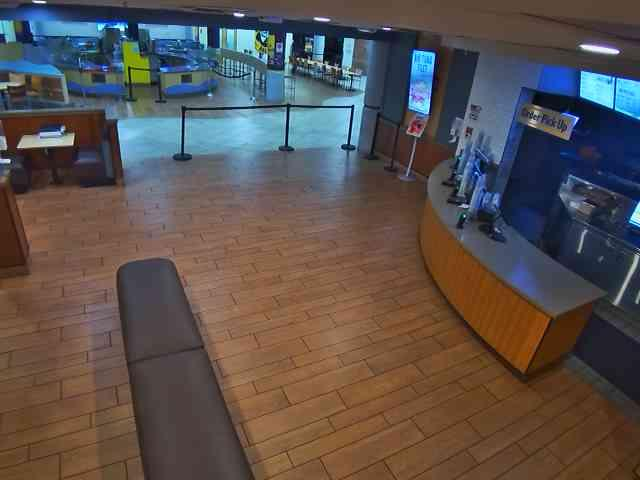
#> input picture habit-baseline.jpg, 640 x 480 px
$ python detect2.py
#> lines starting #> are read from the running program, lines starting #| are printed output that depends on the picture; after the words box and inside, x2 and y2 are one past the last pixel; in counts of white or black regions, pixels touching at a corner belong together
#> in visualize_improved_results, empty_img is the input picture: shape (480, 640, 3); mean B, G, R 78.2, 80.8, 89.8
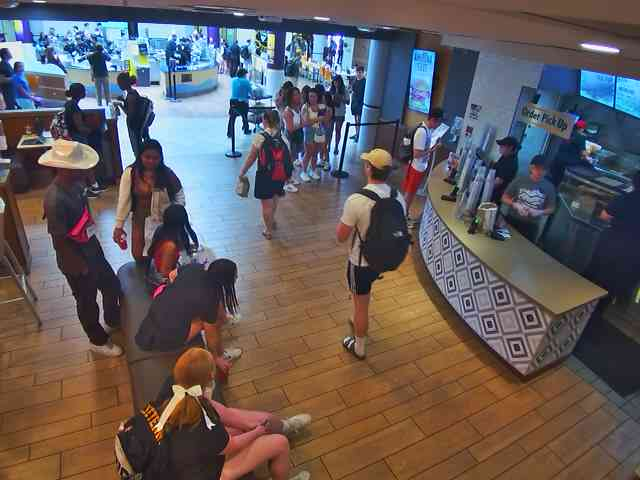
#> input picture habit-variance.png, 640 x 480 px
#> in visualize_improved_results, current_img is the input picture: shape (480, 640, 3); mean B, G, R 91.3, 91.2, 99.7
import cv2
import numpy as np
import matplotlib.pyplot as plt

def detect_crowd_level(empty_image_path, current_image_path, roi_mask=None, threshold_sensitivity=25):
    """
    Improved crowd detection using advanced background subtraction and contour filtering.

    Args:
        empty_image_path: Path to the image without people (baseline)
        current_image_path: Path to the current image to analyze
        roi_mask: Optional binary mask for region of interest (255 for areas to analyze)
        threshold_sensitivity: Lower values make the detection more sensitive

    Returns:
        float: Percentage of the image covered by people (0-100%)
        str: Busy level description
        np.ndarray: Mask of detected areas
    """
#> called with empty_image_path = 'habit-baseline.jpg', current_image_path = 'habit-variance.png', threshold_sensitivity = 25
    # Load images
    empty_img = cv2.imread(empty_image_path)
    current_img = cv2.imread(current_image_path)

    # Ensure images are the same size
    if empty_img.shape != current_img.shape:
        current_img = cv2.resize(current_img, (empty_img.shape[1], empty_img.shape[0]))

    # Create default ROI mask if none provided (whole image)
    if roi_mask is None:
        roi_mask = np.ones(empty_img.shape[:2], dtype=np.uint8) * 255

    # Convert to HSV color space and split channels
    empty_hsv = cv2.cvtColor(empty_img, cv2.COLOR_BGR2HSV)
#> empty_hsv: shape (480, 640, 3); mean H, S, V 54.1, 112.6, 108.4
    current_hsv = cv2.cvtColor(current_img, cv2.COLOR_BGR2HSV)
#> current_hsv: shape (480, 640, 3); mean H, S, V 69.3, 104.4, 119.9

    # Apply stronger Gaussian blur to reduce noise and lighting variations
    empty_blur = cv2.GaussianBlur(empty_hsv, (7, 7), 0)
#> empty_blur: shape (480, 640, 3); mean H, S, V 54.1, 112.6, 108.4
    current_blur = cv2.GaussianBlur(current_hsv, (7, 7), 0)
#> current_blur: shape (480, 640, 3); mean H, S, V 69.3, 104.4, 119.9

    # Split channels
    h1, s1, v1 = cv2.split(empty_blur)
    h2, s2, v2 = cv2.split(current_blur)

    # Calculate weighted differences with adjusted weights
    diff_h = cv2.absdiff(h1, h2) * 0.3  # Reduce hue importance since it varies with lighting
    diff_s = cv2.absdiff(s1, s2) * 1.2  # Increase saturation weight
    diff_v = cv2.absdiff(v1, v2) * 0.8  # Reduce value weight to minimize lighting impact

    # Normalize value channels to reduce lighting impact
    v1_norm = cv2.normalize(v1, None, 0, 255, cv2.NORM_MINMAX)
    v2_norm = cv2.normalize(v2, None, 0, 255, cv2.NORM_MINMAX)
    diff_v_norm = cv2.absdiff(v1_norm, v2_norm) * 0.8

    # Combine differences with adjusted weights
    diff_combined = cv2.addWeighted(diff_s, 0.6, diff_v_norm, 0.4, 0)
    diff_combined = cv2.addWeighted(diff_combined, 0.8, diff_h, 0.2, 0)

    # Apply histogram equalization to handle lighting variations
    diff_combined = cv2.equalizeHist(diff_combined.astype(np.uint8))
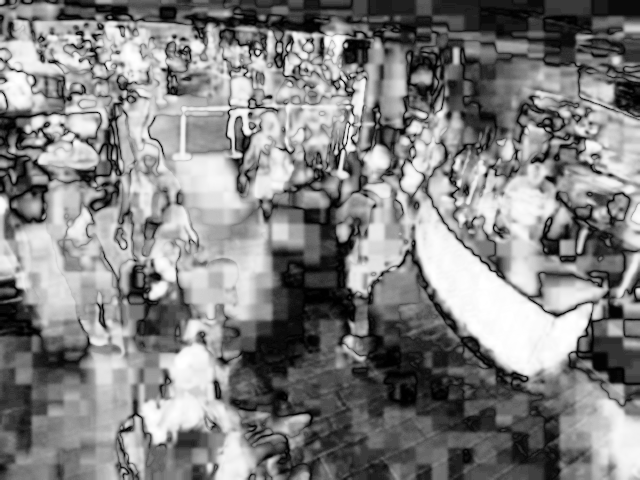
#> diff_combined: shape (480, 640); min 0, max 255, mean 129.2

    # Convert to 8-bit unsigned integer
    diff_combined = diff_combined.astype(np.uint8)

    # Apply adaptive thresholding instead of fixed threshold
    thresholded = cv2.adaptiveThreshold(
        diff_combined,
        255,
        cv2.ADAPTIVE_THRESH_GAUSSIAN_C,
        cv2.THRESH_BINARY,
        11,  # Block size
        2    # Constant subtracted from mean
    )
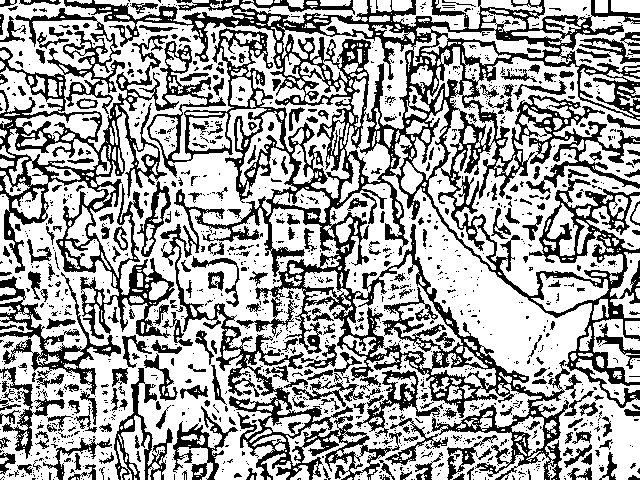
#> thresholded: shape (480, 640); 64.4% white; 1260 black regions (978 under 20 px), largest, box (x1, y1, x2, y2) and area: (0, 0, 640, 480) 75616, (0, 272, 121, 395) 3083, (114, 368, 173, 480) 1592

    # Improve morphological operations
    kernel_open = cv2.getStructuringElement(cv2.MORPH_ELLIPSE, (3, 3))
    kernel_close = cv2.getStructuringElement(cv2.MORPH_ELLIPSE, (11, 11))  # Reduced from 15,15

    # Apply morphological operations
    opened = cv2.morphologyEx(thresholded, cv2.MORPH_OPEN, kernel_open)
#> opened: shape (480, 640); 61.2% white; 743 black regions (567 under 20 px), largest, box (x1, y1, x2, y2) and area: (0, 0, 640, 480) 99845, (113, 340, 182, 480) 2445, (172, 406, 238, 480) 1431
    closed = cv2.morphologyEx(opened, cv2.MORPH_CLOSE, kernel_close)
#> closed: shape (480, 640); 99.9% white; 3 black regions, box (x1, y1, x2, y2) and area: (272, 20, 283, 31) 89, (150, 272, 161, 283) 89, (633, 271, 640, 283) 63

    # Apply ROI mask
    if roi_mask is not None:
        closed = cv2.bitwise_and(closed, closed, mask=roi_mask)
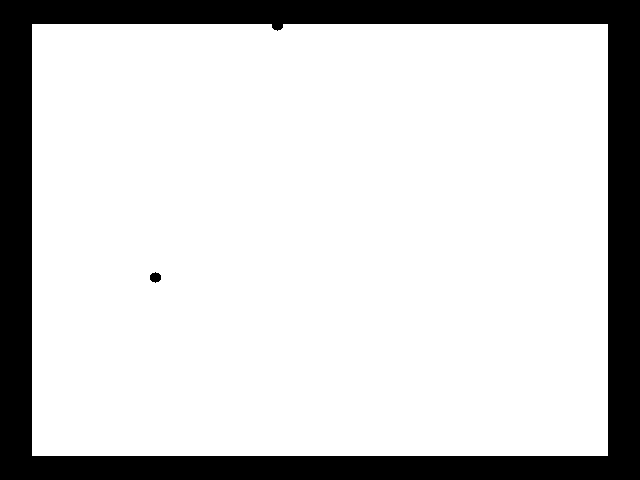
#> closed: shape (480, 640); 81% white; 2 black regions

    # Rest of the existing code remains the same...

    # Find contours to filter by size
    contours, _ = cv2.findContours(closed, cv2.RETR_EXTERNAL, cv2.CHAIN_APPROX_SIMPLE)
#> contours = 1 contour; box (x1, y1, x2, y2) and area: (32, 24, 608, 456) 247761

    # Create a mask for filtered contours
    filtered_mask = np.zeros_like(closed)

    # Filter contours by size (remove very small ones that are likely noise)
    min_contour_area = 100  # Minimum area to be considered a significant difference
    for contour in contours:
        area = cv2.contourArea(contour)
        if area > min_contour_area:
            cv2.drawContours(filtered_mask, [contour], -1, 255, -1)
#> this loop made 1 pass
#> area on pass 1: 247761
#> filtered_mask: shape (480, 640); 81% white; 1 black region

    # Calculate coverage only in the ROI area
    roi_pixel_count = np.sum(roi_mask == 255)
#> roi_pixel_count = 248832
    white_pixel_count = np.sum(filtered_mask == 255)
#> white_pixel_count = 248771

    if roi_pixel_count > 0:
        percentage = (white_pixel_count / roi_pixel_count) * 100
#> percentage = 99.98
    else:
        percentage = 0

    # Determine busy level
    if percentage < 10:
        busy_level = "Not busy"
    elif percentage < 25:
        busy_level = "Slightly busy"
    elif percentage < 40:
        busy_level = "Moderately busy"
    elif percentage < 60:
        busy_level = "Very busy"
    else:
        busy_level = "Extremely busy"

    return percentage, busy_level, filtered_mask

def create_roi_mask(image_shape, exclude_top=0.0, exclude_bottom=0.0, exclude_left=0.0, exclude_right=0.0):
    """
    Creates a region of interest mask, excluding specified percentages from edges.
    Useful for excluding areas like counters, displays, or ceilings.

    Args:
        image_shape: Shape of the image (height, width)
        exclude_top, exclude_bottom, exclude_left, exclude_right: Percentage of image to exclude (0.0-1.0)

    Returns:
        np.ndarray: Binary mask with ROI areas set to 255
    """
    height, width = image_shape[:2]
    mask = np.ones((height, width), dtype=np.uint8) * 255

    # Calculate excluded regions
    top_pixels = int(height * exclude_top)
    bottom_pixels = int(height * exclude_bottom)
    left_pixels = int(width * exclude_left)
    right_pixels = int(width * exclude_right)

    # Set excluded regions to 0
    if top_pixels > 0:
        mask[:top_pixels, :] = 0
    if bottom_pixels > 0:
        mask[-bottom_pixels:, :] = 0
    if left_pixels > 0:
        mask[:, :left_pixels] = 0
    if right_pixels > 0:
        mask[:, -right_pixels:] = 0

    return mask

def visualize_improved_results(empty_image_path, current_image_path, roi_exclude=None, threshold_sensitivity=25):
    """
    Visualizes the improved crowd detection process with images.

    Args:
        empty_image_path: Path to the image without people
        current_image_path: Path to the current image to analyze
        roi_exclude: Dict with exclude percentages for top, bottom, left, right
        threshold_sensitivity: Sensitivity for threshold detection

    Returns:
        float: Crowd percentage
    """
    # Load images
    empty_img = cv2.imread(empty_image_path)
    current_img = cv2.imread(current_image_path)

    # Ensure images are the same size
    if empty_img.shape != current_img.shape:
        current_img = cv2.resize(current_img, (empty_img.shape[1], empty_img.shape[0]))

    # Create ROI mask
    if roi_exclude is None:
        roi_exclude = {'top': 0.0, 'bottom': 0.0, 'left': 0.0, 'right': 0.0}

    roi_mask = create_roi_mask(
        empty_img.shape,
        exclude_top=roi_exclude.get('top', 0.0),
        exclude_bottom=roi_exclude.get('bottom', 0.0),
        exclude_left=roi_exclude.get('left', 0.0),
        exclude_right=roi_exclude.get('right', 0.0)
    )

    # Run detection
    percentage, busy_level, filtered_mask = detect_crowd_level(
        empty_image_path,
        current_image_path,
        roi_mask=roi_mask,
        threshold_sensitivity=threshold_sensitivity
    )
#> percentage = 99.98; busy_level = 'Extremely busy'

    # Create visual mask for ROI
    roi_visual = np.zeros_like(empty_img)
    roi_visual[roi_mask == 255] = [0, 255, 0]  # Green for ROI areas
    roi_overlay = cv2.addWeighted(empty_img, 0.7, roi_visual, 0.3, 0)
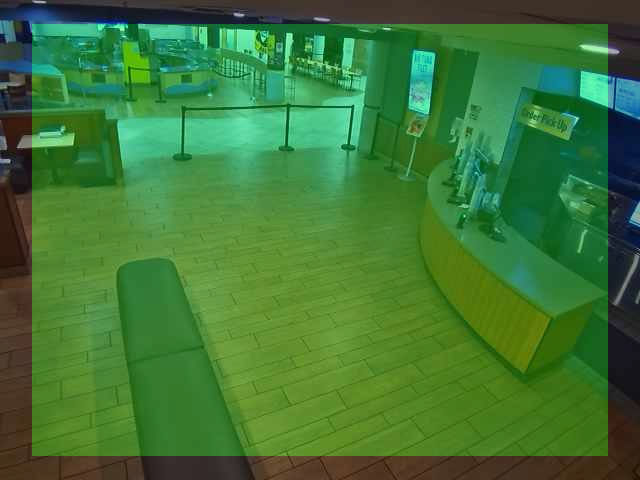
#> roi_overlay: shape (480, 640, 3); mean B, G, R 54.7, 118.6, 62.8

    # Create visual mask for detections
    detection_visual = np.zeros_like(current_img)
    detection_visual[filtered_mask == 255] = [0, 0, 255]  # Red for detected areas
    detection_overlay = cv2.addWeighted(current_img, 0.7, detection_visual, 0.3, 0)
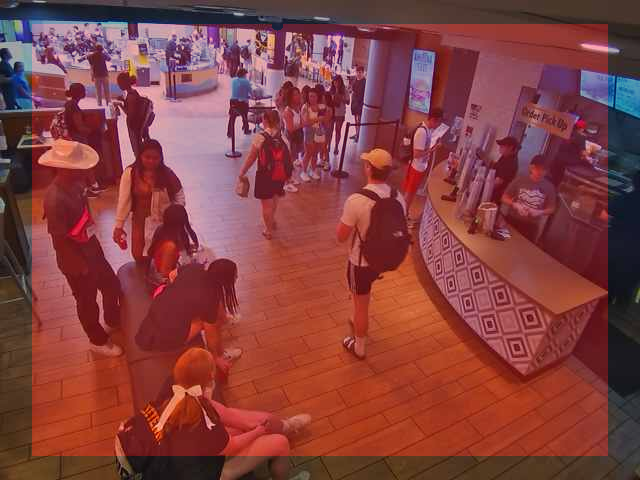
#> detection_overlay: shape (480, 640, 3); mean B, G, R 63.9, 63.9, 131.8

    # Convert images for matplotlib (BGR to RGB)
    empty_img_rgb = cv2.cvtColor(empty_img, cv2.COLOR_BGR2RGB)
    current_img_rgb = cv2.cvtColor(current_img, cv2.COLOR_BGR2RGB)
    roi_overlay_rgb = cv2.cvtColor(roi_overlay, cv2.COLOR_BGR2RGB)
    detection_overlay_rgb = cv2.cvtColor(detection_overlay, cv2.COLOR_BGR2RGB)

    # Find contours and draw them for visualization
    contours_image = current_img.copy()
    contours, _ = cv2.findContours(filtered_mask, cv2.RETR_EXTERNAL, cv2.CHAIN_APPROX_SIMPLE)
    cv2.drawContours(contours_image, contours, -1, (0, 255, 255), 2)
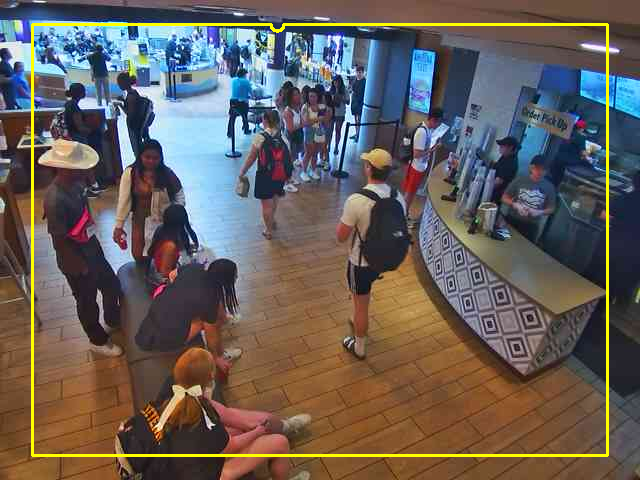
#> contours_image: shape (480, 640, 3); 1.97% of pixels changed, all inside (x1, y1, x2, y2) = (31, 23, 609, 457)
    contours_image_rgb = cv2.cvtColor(contours_image, cv2.COLOR_BGR2RGB)

    # Create visualization with 6 panels
    plt.figure(figsize=(15, 12))

    plt.subplot(3, 2, 1)
    plt.title("Empty Image (Baseline)")
    plt.imshow(empty_img_rgb)
    plt.axis('off')

    plt.subplot(3, 2, 2)
    plt.title("Current Image")
    plt.imshow(current_img_rgb)
    plt.axis('off')

    plt.subplot(3, 2, 3)
    plt.title("Region of Interest")
    plt.imshow(roi_overlay_rgb)
    plt.axis('off')

    plt.subplot(3, 2, 4)
    plt.title("Detected Differences")
    plt.imshow(filtered_mask, cmap='gray')
    plt.axis('off')

    plt.subplot(3, 2, 5)
    plt.title("Contour Detection")
    plt.imshow(contours_image_rgb)
    plt.axis('off')

    plt.subplot(3, 2, 6)
    plt.title(f"Final Overlay (Crowd: {percentage:.1f}%, {busy_level})")
    plt.imshow(detection_overlay_rgb)
    plt.axis('off')

    plt.tight_layout()
    plt.savefig("improved_crowd_detection.png")
    plt.show()

    return percentage

def main():
    # Replace these with your actual image paths
    empty_image_path = "habit-baseline.jpg"  # Image with no people
    current_image_path = "habit-variance.png"  # Current image to analyze

    # Define regions to exclude from analysis (e.g., counter areas, displays)
    # Adjust these values based on your specific scene
    roi_exclude = {
        'top': 0.05,     # Exclude top 5% of image
        'bottom': 0.05,  # Exclude bottom 5% of image
        'left': 0.05,    # Exclude left 5% of image
        'right': 0.05    # Exclude right 5% of image
    }

    # Adjust sensitivity (lower = more sensitive)
    threshold_sensitivity = 25

    # Run the improved detection and visualization
    percentage = visualize_improved_results(
        empty_image_path,
        current_image_path,
        roi_exclude=roi_exclude,
        threshold_sensitivity=threshold_sensitivity
    )
#> percentage = 99.98

    print(f"Crowd coverage: {percentage:.1f}%")
#| Crowd coverage: 100.0%

    # For real-time application, you could also run just the detection function
    percentage, busy_level, _ = detect_crowd_level(
        empty_image_path,
        current_image_path,
        threshold_sensitivity=threshold_sensitivity
    )
#> in detect_crowd_level (call 2), `contours, _ = cv2.findContours(closed, cv2.RETR_EXTERNAL, cv2.CHAIN_AP..`: contours = 1 contour; box (x1, y1, x2, y2) and area: (0, 0, 640, 480) 306015
#> the loop in detect_crowd_level (call 2), `for contour in contours:` made 1 pass
#> area on pass 1: 306015
#> after the loop in detect_crowd_level (call 2), `for contour in contours:`: filtered_mask: shape (480, 640); 100% white; 1 black region, box (x1, y1, x2, y2) and area: (633, 271, 640, 283) 63
#> busy_level = 'Extremely busy'
    print(f"Busy level: {busy_level}")
#| Busy level: Extremely busy

if __name__ == "__main__":
    main()
